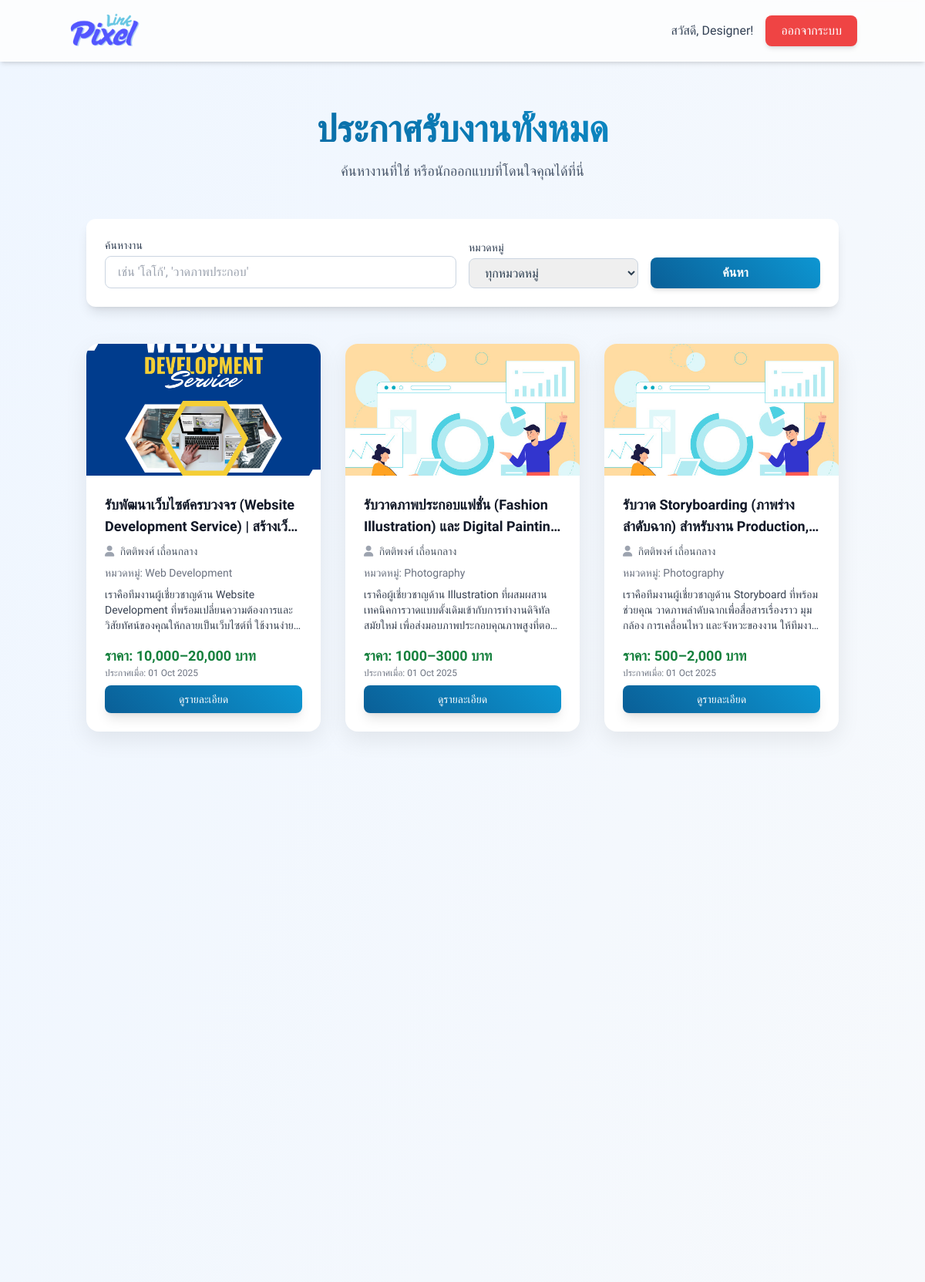
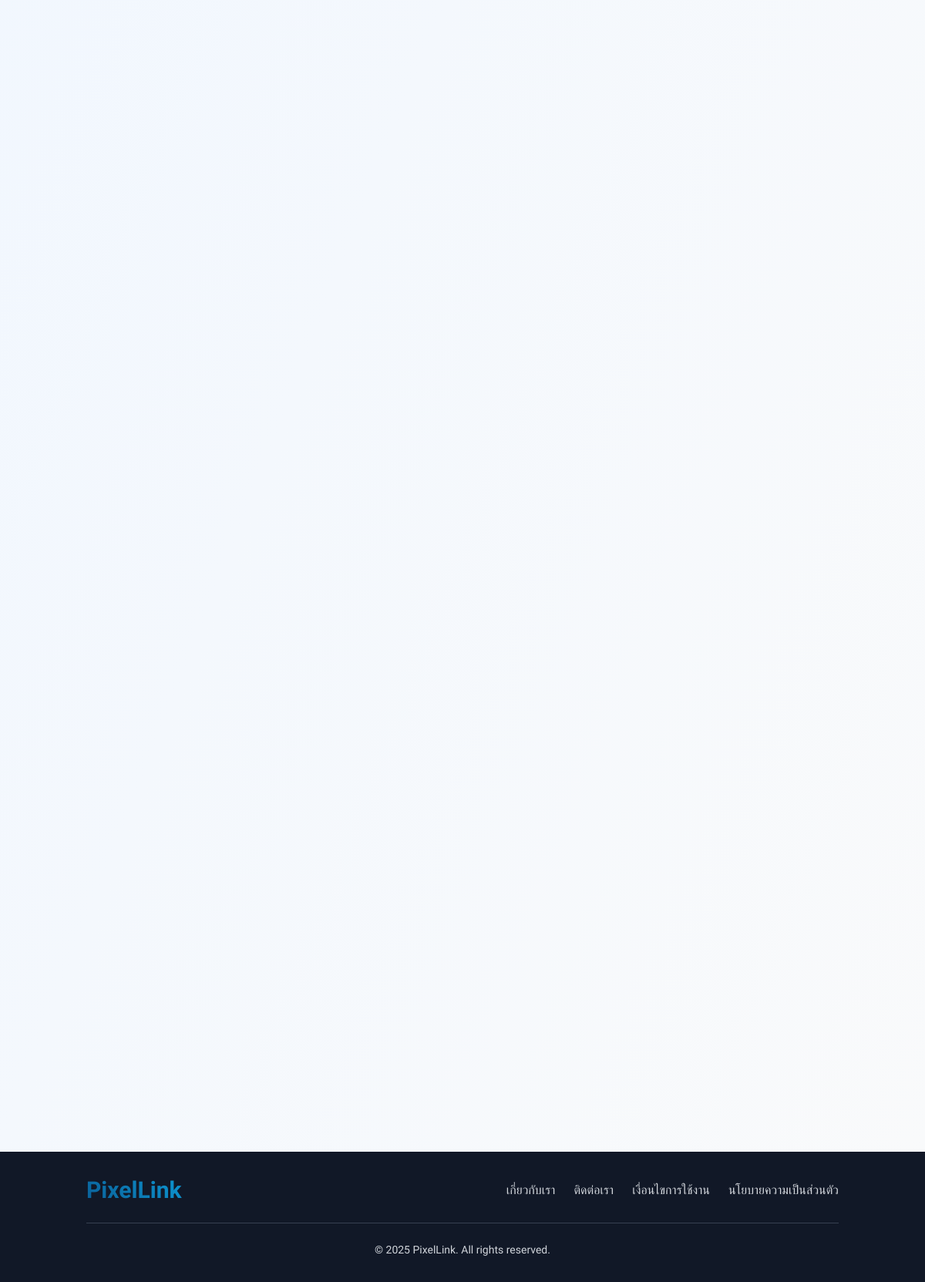
Page /client/job_listings_client.php on the committed database (2 pictures, top to bottom).
### tables this page shows
CREATE TABLE `job_postings` (
  `post_id` int(11) NOT NULL,
  `designer_id` int(11) NOT NULL,
  `title` varchar(255) NOT NULL,
  `description` text DEFAULT NULL,
  `category_id` int(11) DEFAULT NULL,
  `price_range` varchar(100) DEFAULT NULL,
  `posted_date` timestamp NOT NULL DEFAULT current_timestamp(),
  `status` enum('active','inactive','completed') DEFAULT 'active',
  `client_id` int(11) NOT NULL,
  `main_image_id` int(11) DEFAULT NULL
);

CREATE TABLE `uploaded_files` (
  `file_id` int(11) NOT NULL,
  `contract_id` int(11) DEFAULT NULL,
  `job_post_id` int(11) DEFAULT NULL,
  `uploader_id` int(11) NOT NULL,
  `file_name` varchar(255) NOT NULL,
  `file_path` varchar(255) NOT NULL,
  `uploaded_at` timestamp NOT NULL DEFAULT current_timestamp(),
  `file_size` int(11) DEFAULT NULL,
  `uploaded_by_user_id` int(11) DEFAULT NULL,
  `file_type` varchar(255) DEFAULT NULL,
  `uploaded_date` datetime DEFAULT NULL
);

CREATE TABLE `users` (
  `user_id` int(11) NOT NULL,
  `username` varchar(50) NOT NULL,
  `password` varchar(255) NOT NULL,
  `email` varchar(100) NOT NULL,
  `first_name` varchar(100) NOT NULL,
  `last_name` varchar(100) NOT NULL,
  `phone_number` varchar(20) NOT NULL,
  `user_type` enum('admin','designer','client') NOT NULL,
  `registration_date` timestamp NOT NULL DEFAULT current_timestamp(),
  `is_approved` tinyint(1) DEFAULT 0,
  `last_activity` datetime DEFAULT NULL,
  `is_active` tinyint(1) DEFAULT 1,
  `is_verified` tinyint(1) NOT NULL DEFAULT 0 COMMENT '0=Not Verified, 1=Verified',
  `last_login` timestamp NULL DEFAULT NULL
);

CREATE TABLE `job_categories` (
  `category_id` int(11) NOT NULL,
  `category_name` varchar(100) NOT NULL
);

### client/job_listings_client.php (the view, shortened to what this page needs)
<?php
$servername = "localhost";
$username = "root";
$password = "";
$dbname = "pixellink";
$condb = new mysqli($servername, $username, $password, $dbname);
$condb->set_charset("utf8");
$loggedInUserName = $_SESSION['full_name'] ?? $_SESSION['username'] ?? 'Designer';
$search_keyword = $_GET['search'] ?? '';
$type = $_GET['type'] ?? 'postings';
$jobs = [];
if ($type === 'postings') {
    $page_title = "ประกาศรับงานทั้งหมด";
    $sql = "SELECT
                jp.post_id AS id,
                jp.title,
                jp.description,
                jp.price_range,
                jp.posted_date,
                'posting' AS type,
                u.first_name,
                u.last_name,
                u.is_verified,
                jc.category_name,
                uf.file_path AS job_image_path
            FROM job_postings AS jp
            JOIN users AS u ON jp.designer_id = u.user_id
            LEFT JOIN job_categories AS jc ON jp.category_id = jc.category_id
            LEFT JOIN uploaded_files AS uf ON jp.main_image_id = uf.file_id
            WHERE jp.status = 'active'";
    $sql .= " ORDER BY jp.posted_date DESC";
}
$stmt = $condb->prepare($sql);
if ($stmt) {
    $stmt->execute();
    $result = $stmt->get_result();
    $jobs = $result->fetch_all(MYSQLI_ASSOC);
} else {
    error_log("SQL Error: " . $condb->error);
}
?>
<?php include '../includes/header.php'; ?>
<body class="min-h-screen flex flex-col">
    <nav class="bg-white/80 backdrop-blur-sm p-4 shadow-md sticky top-0 z-50">
        <div class="container mx-auto flex justify-between items-center">
            <a href="main.php">
                <img src="../dist/img/logo.png" alt="PixelLink Logo" class="h-12 transition-transform hover:scale-105">
            </a>
            <div class="space-x-2 sm:space-x-4 flex items-center flex-nowrap">
                <span class="font-medium text-slate-700 text-xs sm:text-base whitespace-nowrap">สวัสดี, <?= htmlspecialchars($loggedInUserName) ?>!</span>
                <a href="../logout.php" class="btn-danger text-white text-xs sm:text-base px-3 sm:px-5 py-2 rounded-lg font-medium shadow-md whitespace-nowrap">ออกจากระบบ</a>
            </div>
        </div>
    </nav>
    <main class="flex-grow">
        <section id="job-listings" class="py-12 md:py-16 bg-gradient-to-br from-blue-50 to-gray-50">
            <div class="container mx-auto px-4 md:px-6">
                <div class="text-center mb-12 animate-fade-in">
                    <h1 class="text-4xl md:text-5xl font-bold text-gradient"><?= htmlspecialchars($page_title) ?></h1>
                    <p class="mt-4 text-lg text-slate-600">ค้นหางานที่ใช่ หรือนักออกแบบที่โดนใจคุณได้ที่นี่</p>
                </div>
                <form action="job_listings_client.php" method="GET" class="mb-12 p-6 bg-white rounded-xl shadow-lg animate-fade-in">
                    <div class="grid grid-cols-1 md:grid-cols-4 gap-4 items-end">
                        <div class="col-span-1 md:col-span-2">
                            <label for="search-keyword" class="block text-sm font-medium text-slate-700 mb-1">ค้นหางาน</label>
                            <input type="text" name="search" id="search-keyword" value="<?= htmlspecialchars($search_keyword) ?>" placeholder="เช่น 'โลโก้', 'วาดภาพประกอบ'" class="w-full px-4 py-2 border border-slate-300 rounded-lg focus:ring-blue-500 focus:border-blue-500">
                        </div>
                        <div>
                            <label for="filter-category" class="block text-sm font-medium text-slate-700 mb-1">หมวดหมู่</label>
                            <select name="category" id="filter-category" class="w-full px-4 py-2 border border-slate-300 rounded-lg focus:ring-blue-500 focus:border-blue-500">
                                <option value="0">ทุกหมวดหมู่</option>
                            </select>
                        </div>
                        <button type="submit" class="btn-primary text-white px-6 py-2 rounded-lg font-semibold shadow-md w-full">ค้นหา</button>
                    </div>
                </form>
                <?php if (empty($jobs)): ?>
                    <div class="bg-yellow-100 border-l-4 border-yellow-500 text-yellow-700 p-6 rounded-lg text-center mt-12">
                        <p class="font-bold text-xl">ไม่พบผลลัพธ์ที่ตรงกัน</p>
                        <p class="mt-2">กรุณาลองเปลี่ยนคำค้นหาหรือตัวกรองของคุณ</p>
                    </div>
                <?php else: ?>
                    <div class="grid grid-cols-1 sm:grid-cols-2 lg:grid-cols-3 xl:grid-cols-4 gap-8">
                        <?php foreach ($jobs as $job): ?>
                            <div class="card-item flex flex-col animate-card-appear">
                                <?php
                                $image_source = '../dist/img/pdpa02.jpg';
                                if (!empty($job['job_image_path'])) {
                                    $correct_path = str_replace('', '', $job['job_image_path']);
                                    if (file_exists($correct_path)) {
                                        $image_source = htmlspecialchars($correct_path);
                                    }
                                }
                                ?>
                                <a href="../job_detail_client.php?id=<?= $job['id'] ?>&type=<?= $job['type'] ?>">
                                    <img src="<?= $image_source ?>" alt="ภาพประกอบงาน: <?= htmlspecialchars($job['title']) ?>" class="card-image">
                                </a>
                                <div class="p-4 md:p-6 flex-grow flex flex-col justify-between">
                                    <div>
                                        <h3 class="text-lg font-semibold text-gray-900 line-clamp-2"><?= htmlspecialchars($job['title']) ?></h3>
                                        <p class="text-sm text-gray-600 my-2">
                                            <i class="fas fa-user mr-1 text-gray-400"></i>
                                            <?= htmlspecialchars($job['first_name'] . ' ' . $job['last_name']) ?>
                                        </p>
                                        <p class="text-sm text-gray-500 mb-2">หมวดหมู่: <?= htmlspecialchars($job['category_name'] ?? 'ไม่ระบุ') ?></p>
                                        <p class="text-sm text-gray-700 line-clamp-3 font-light"><?= htmlspecialchars($job['description']) ?></p>
                                    </div>
                                    <div class="mt-4">
                                        <p class="text-lg font-semibold text-green-700">ราคา: <?= htmlspecialchars($job['price_range'] ?? 'สอบถาม') ?></p>
                                        <p class="text-xs text-gray-500">ประกาศเมื่อ: <?= date('d M Y', strtotime($job['posted_date'])) ?></p>
                                        <a href="../job_detail_client.php?id=<?= $job['id'] ?>&type=<?= $job['type'] ?>" class="mt-2 inline-block btn-primary text-white px-4 py-2 rounded-lg font-medium text-sm shadow-lg w-full text-center">ดูรายละเอียด</a>
                                    </div>
                                </div>
                            </div>
                        <?php endforeach; ?>
                    </div>
                <?php endif; ?>
            </div>
        </section>
    </main>
    <?php include '../includes/footer.php'; ?>

### client/job_listings_client.php (style rules this page uses)
.animate-fade-in { opacity: 0; transition: opacity 1.2s ease-out; }
.animate-fade-in.is-visible { opacity: 1; }
.animate-card-appear { opacity: 0; transform: translateY(20px); transition: opacity 0.6s ease-out, transform 0.6s ease-out; }
.animate-card-appear.is-visible { opacity: 1; transform: translateY(0); }

### includes/header.php (style rules this page uses)
* { font-family: 'Kanit', sans-serif; font-style: normal; font-weight: 400; }
body { background: linear-gradient(135deg, #f0f4f8 0%, #e8edf3 100%); color: #2c3e50; overflow-x: hidden; }
.btn-primary { background: linear-gradient(45deg, #0a5f97 0%, #0d96d2 100%); color: white; transition: all 0.3s ease; box-shadow: 0 4px 15px rgba(13, 150, 210, 0.3); }
.btn-danger { background-color: #ef4444; color: white; transition: all 0.3s ease; box-shadow: 0 4px 15px rgba(239, 68, 68, 0.3); }
.text-gradient { background: linear-gradient(45deg, #0a5f97, #0d96d2); -webkit-background-clip: text; -webkit-text-fill-color: transparent; }
.card-item { background: white; border-radius: 1rem; box-shadow: 0 10px 30px rgba(0, 0, 0, 0.08); transition: all 0.3s ease; display: flex; flex-direction: column; }
.card-image { width: 100%; aspect-ratio: 16/9; object-fit: cover; border-top-left-radius: 1rem; border-top-right-radius: 1rem; }

### rows in the picture
job_postings: uploaded_files.file_path (picture), title "รับพัฒนาเว็บไซต์ครบวงจร (Website Development Service)…", designer.last_name "กิตติพงศ์ เถื่อนกลาง", category.category_name "Web Development", description "เราคือทีมงานผู้เชี่ยวชาญด้าน Website Development ที่พร้อมเปลี่ยนความต้องการและวิสัยทัศน์ของคุณให้กลายเป็นเว็บไซต์ที่…", price_range "10,000–20,000 บาท", posted_date "01 Oct 2025"
job_postings: title "รับวาดภาพประกอบแฟชั่น (Fashion Illustration) และ Digital…", designer.last_name "กิตติพงศ์ เถื่อนกลาง", category.category_name "Photography", description "เราคือผู้เชี่ยวชาญด้าน Illustration…", price_range "1000–3000 บาท", posted_date "01 Oct 2025"
job_postings: title "รับวาด Storyboarding (ภาพร่างลำดับฉาก) สำหรับงาน…", designer.last_name "กิตติพงศ์ เถื่อนกลาง", category.category_name "Photography", description "เราคือทีมงานผู้เชี่ยวชาญด้าน Storyboard ที่พร้อมช่วยคุณ วาดภาพลำดับฉากเพื่อสื่อสารเรื่องราว มุมกล้อง การเคลื่อนไหว…", price_range "500–2,000 บาท", posted_date "01 Oct 2025"

### other values in the picture
$loggedInUserName "Designer"
$page_title "ประกาศรับงานทั้งหมด"
